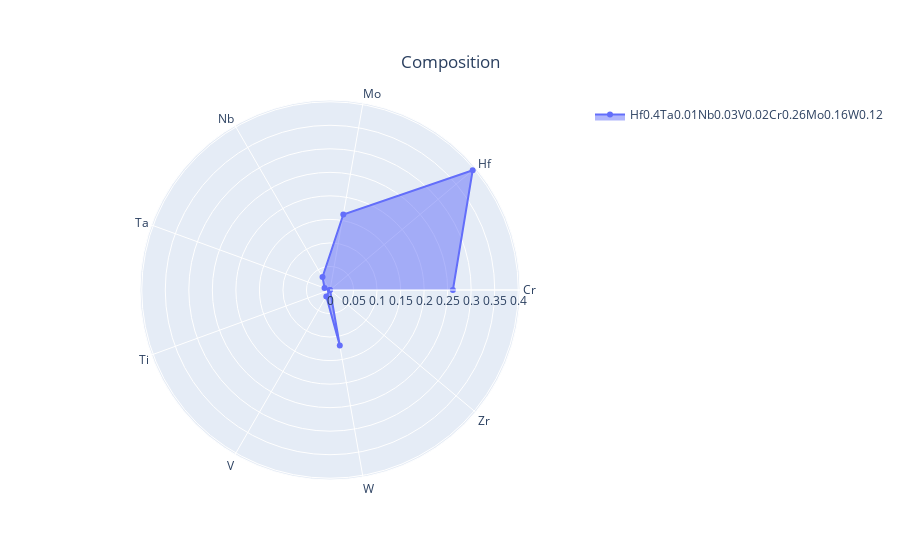
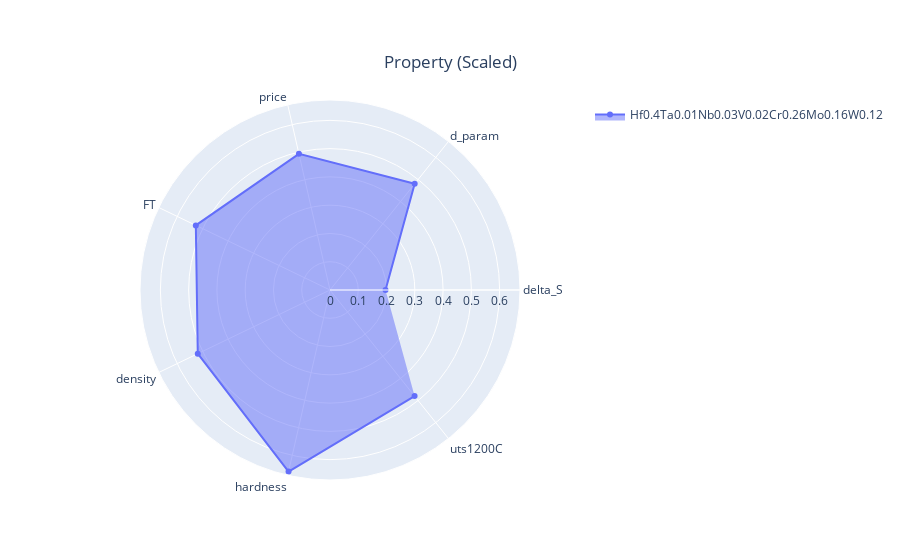
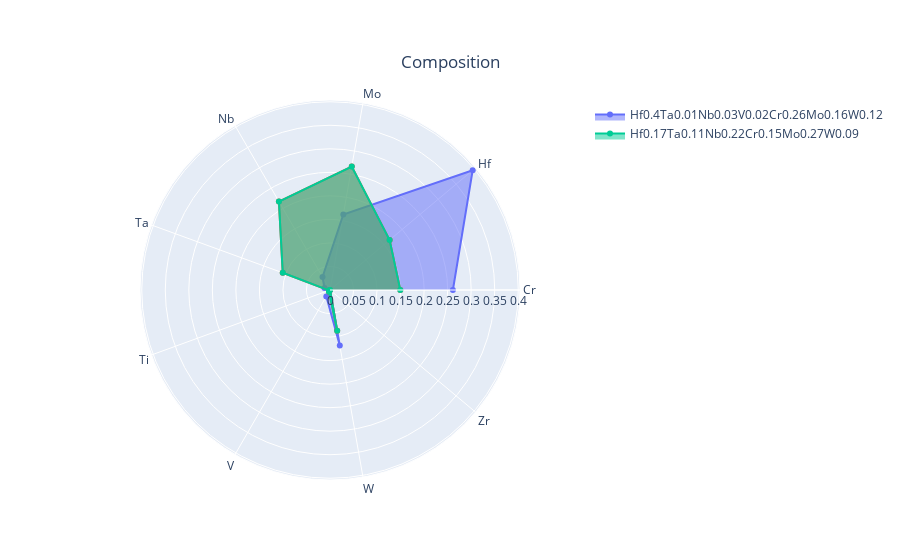
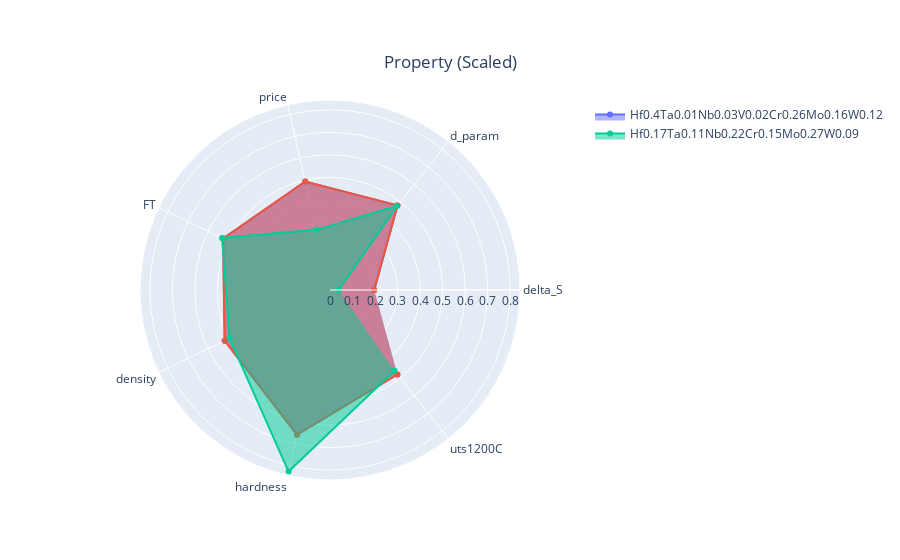

The notebook cell these images were saved under, in order:
### Code cell
record()

### Figure 1 — Plotly figure (JSON) as saved in the notebook; plotly's stock layout.template omitted (floating-point values rounded to 4 significant figures)
{"data": [{"fill": "toself", "name": "Hf0.4Ta0.01Nb0.03V0.02Cr0.26Mo0.16W0.12", "r": [0.2611, 0.3958, 0.1628, 0.0318, 0.01242, 0.0004617, 0.01572, 0.1198, 7.109e-05], "showlegend": true, "theta": ["Cr", "Hf", "Mo", "Nb", "Ta", "Ti", "V", "W", "Zr"], "type": "scatterpolar"}], "layout": {"title": {"text": "Composition", "x": 0.5, "xanchor": "center", "y": 0.9, "yanchor": "top"}}}

### Figure 2 — Plotly figure (JSON) as saved in the notebook; plotly's stock layout.template omitted (floating-point values rounded to 4 significant figures)
{"data": [{"fill": "toself", "name": "Hf0.4Ta0.01Nb0.03V0.02Cr0.26Mo0.16W0.12", "r": [0.1963, 0.4804, 0.4939, 0.5267, 0.5191, 0.6588, 0.4798], "showlegend": true, "theta": ["delta_S", "d_param", "price", "FT", "density", "hardness", "uts1200C"], "type": "scatterpolar"}], "layout": {"title": {"text": "Property (Scaled)", "x": 0.5, "xanchor": "center", "y": 0.9, "yanchor": "top"}}}

### Figure 3 — Plotly figure (JSON) as saved in the notebook; plotly's stock layout.template omitted (floating-point values rounded to 4 significant figures)
{"data": [{"fill": "toself", "name": "Hf0.4Ta0.01Nb0.03V0.02Cr0.26Mo0.16W0.12", "r": [0.2611, 0.3958, 0.1628, 0.0318, 0.01242, 0.0004617, 0.01572, 0.1198, 7.109e-05], "showlegend": true, "theta": ["Cr", "Hf", "Mo", "Nb", "Ta", "Ti", "V", "W", "Zr"], "type": "scatterpolar"}, {"fill": "toself", "name": "Hf0.4Ta0.01Nb0.03V0.02Cr0.26Mo0.16W0.12", "r": [0.1494, 0.1654, 0.2664, 0.2171, 0.1069, 0.002528, 0.004202, 0.08794, 0.0001634], "showlegend": false, "theta": ["Cr", "Hf", "Mo", "Nb", "Ta", "Ti", "V", "W", "Zr"], "type": "scatterpolar"}, {"fill": "toself", "name": "Hf0.17Ta0.11Nb0.22Cr0.15Mo0.27W0.09", "r": [0.1494, 0.1654, 0.2664, 0.2171, 0.1069, 0.002528, 0.004202, 0.08794, 0.0001634], "showlegend": true, "theta": ["Cr", "Hf", "Mo", "Nb", "Ta", "Ti", "V", "W", "Zr"], "type": "scatterpolar"}], "layout": {"title": {"text": "Composition", "x": 0.5, "xanchor": "center", "y": 0.9, "yanchor": "top"}}}

### Figure 4 — Plotly figure (JSON) as saved in the notebook; plotly's stock layout.template omitted (floating-point values rounded to 4 significant figures)
{"data": [{"fill": "toself", "name": "Hf0.4Ta0.01Nb0.03V0.02Cr0.26Mo0.16W0.12", "r": [0.1963, 0.4804, 0.4939, 0.5267, 0.5191, 0.6588, 0.4798], "showlegend": true, "theta": ["delta_S", "d_param", "price", "FT", "density", "hardness", "uts1200C"], "type": "scatterpolar"}, {"fill": "toself", "name": "Hf0.4Ta0.01Nb0.03V0.02Cr0.26Mo0.16W0.12", "r": [0.1963, 0.4804, 0.4939, 0.5267, 0.5191, 0.6588, 0.4798], "showlegend": false, "theta": ["delta_S", "d_param", "price", "FT", "density", "hardness", "uts1200C"], "type": "scatterpolar"}, {"fill": "toself", "name": "Hf0.17Ta0.11Nb0.22Cr0.15Mo0.27W0.09", "r": [0.03885, 0.477, 0.274, 0.5319, 0.495, 0.8269, 0.4588], "showlegend": true, "theta": ["delta_S", "d_param", "price", "FT", "density", "hardness", "uts1200C"], "type": "scatterpolar"}], "layout": {"title": {"text": "Property (Scaled)", "x": 0.5, "xanchor": "center", "y": 0.9, "yanchor": "top"}}}
